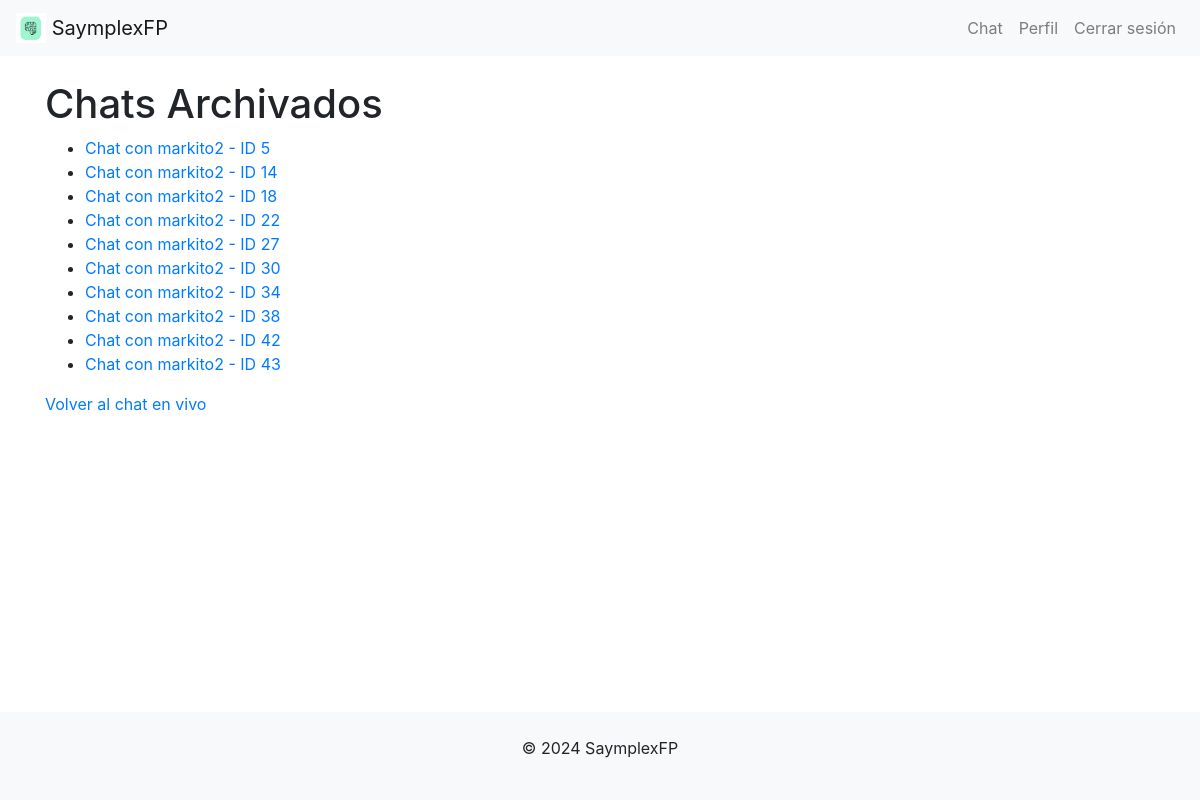
Page /chats/archived/ (signed in) on the committed database.
### main/models.py (models this page shows, shortened)
class Chat(models.Model):
    chat_id = models.AutoField(primary_key=True)
    student = models.ForeignKey(User, on_delete=models.CASCADE, related_name='chats', limit_choices_to=Q(user_type='Student'))
    url = models.URLField()
    conversation = models.TextField(default="")
    is_archived = models.BooleanField(default=False)
    last_activity = models.DateTimeField(auto_now=True)  # Se actualiza con cada mensaje nuevo

class User(AbstractUser):
    phone = models.CharField(max_length=15, blank=True, null=True)
    class DegreeChoices(models.TextChoices):
        SOFTWARE_ENGINEERING = 'Software Engineering'
        HEALTH_ENGINEERING = 'Health Engineering'
        COMPUTER_ENGINEERING = 'Computer Engineering'
    degree = models.CharField(max_length=100, choices=DegreeChoices.choices)
    class UserTypeChoices(models.TextChoices):
        TEACHER = 'Teacher'
        STUDENT = 'Student'
    user_type = models.CharField(max_length=10, choices=UserTypeChoices.choices)
    groups = models.ManyToManyField(
        'auth.Group',
        related_name='users_in_auth_groups',
        blank=True,
        help_text='The groups this user belongs to. A user will get all permissions granted to each of their groups.',
        verbose_name='groups',
    )
    user_permissions = models.ManyToManyField(
        'auth.Permission',
        related_name='users_with_permissions',
        blank=True,
        help_text='Specific permissions for this user.',
        verbose_name='user permissions',
    )

### main/views.py (the view)
# urls.py: path('chats/archived/', archived_chats_list, name='archived_chats_list'),  # Lista de chats archivados
@login_required
def archived_chats_list(request):
    if request.user.user_type == 'Teacher':
        chats = Chat.objects.filter(is_archived=True)
    else:
        chats = Chat.objects.filter(is_archived=True, student=request.user)
    return render(request, 'archived_chats_list.html', {'chats': chats})

### main/templates/archived_chats_list.html (shortened to what this page needs)
{% extends "base.html" %}
{% block content %}
<h1>Chats Archivados</h1>
<ul>
    {% for chat in chats %}
        <li>
            <a href="{% url 'archived_chat' chat.chat_id %}">Chat con {{ chat.student.username }} - ID {{ chat.chat_id }}</a>
        </li>
    {% empty %}
        <li>No hay chats archivados disponibles.</li>
    {% endfor %}
</ul>
<a href="{% url 'chat_default' %}">Volver al chat en vivo</a>
{% endblock %}

### main/templates/base.html (shortened to what this page needs)
<!DOCTYPE html>
<html lang="en">
<head>
    {% load static %}
    <link href="https://stackpath.bootstrapcdn.com/bootstrap/4.5.2/css/bootstrap.min.css" rel="stylesheet">
    <link rel="stylesheet" href="{% static 'css/styles.css' %}">
</head>
<body class="d-flex flex-column min-vh-100">
    <nav class="navbar navbar-expand-lg navbar-light bg-light">
        <a class="navbar-brand" href="{% url 'home' %}">
            <img src="{% static 'images/logo.png' %}" alt="Logo" width="30" height="30" class="d-inline-block align-top">
            SaymplexFP
        </a>
        <div class="collapse navbar-collapse" id="navbarNav">
            <ul class="navbar-nav ml-auto">
                {% if user.is_authenticated and user.user_type == "Student" %}
                <li class="nav-item">
                    <a class="nav-link" href="{% url 'chat_default' %}">Chat</a>
                </li>
                {% endif %}
                {% if user.is_authenticated %}
                    <li class="nav-item">
                        <a class="nav-link" href="{% url 'user_profile' %}">Perfil</a>
                    </li>
                    <li class="nav-item">
                        <a class="nav-link" href="{% url 'logout' %}">Cerrar sesión</a>
                    </li>
                {% endif %}
            </ul>
        </div>
    </nav>
    <div class="container mt-4 flex-grow-1">
        {% block content %}{% endblock %}
    </div>
    <footer class="bg-light text-center text-lg-start mt-5">
        <div class="container p-4">
            <p>&copy; 2024 SaymplexFP</p>
        </div>
    </footer>
</body>
</html>

### rows in the picture
Chat: student.username "markito2", chat_id "5"
Chat: student.username "markito2", chat_id "14"
Chat: student.username "markito2", chat_id "18"
Chat: student.username "markito2", chat_id "22"
Chat: student.username "markito2", chat_id "27"
Chat: student.username "markito2", chat_id "30"
Chat: student.username "markito2", chat_id "34"
Chat: student.username "markito2", chat_id "38"
Chat: student.username "markito2", chat_id "42"
Chat: student.username "markito2", chat_id "43"
